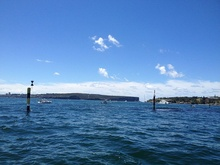
%> input picture homework0/buoys.jpg, 220 x 165 px, shrunk from 800 x 600 before the run
$ octave --eval "edgedetector;"   (GNU Octave 9; MATLAB toolbox functions it lacks are replaced by stand-ins)
%> lines starting %> are read from the running program, lines starting %| are printed output that depends on the picture
% This function calls the functions below and displays their results.
% You don't need to edit it.
function edgedetector()
    img = double(rgb2gray(imread('buoys.jpg')));
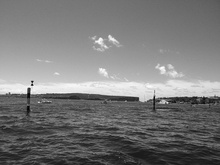
%> img: size 165x220 double; min 2, max 253, mean 121.3

    edges = DetectVerticalEdges(img);
    blurred_edges = BoxBlur(edges);
    imgblur = BoxBlur(imread('buoys.jpg'));

    figure('Name','Original Image')
    imshow(img, []);

    figure('Name','Edges')
    imshow(edges, []);


    figure('Name','Blurred Edges')
    imshow(blurred_edges, []);

    figure('Name', 'Blurred Image');
    imshow(imgblur, []);
end


% Returns a matrix containing the horizontal component of the gradient at every
% image location.
function edges = DetectVerticalEdges(img)
    % MATLAB images use matrix indices, so the order is (y,x), and the +y
    % direction is downward.
    width = size(img, 2);
%> width = 220
    height = size(img, 1);
%> height = 165

    %%%%%%%%%%%%%%%%%%%%%%%%%%%%%%%%%%%%%%%%%%%%%%%%%%%%%%%%%%%%%%%%%%%
    %%%%%%%%%% Your part (a) code here. You can accomplish part (a) with
    %%%%%%%%%% nested "for" loops, but an easier way is to use matrix
    %%%%%%%%%% indexing to make a matrix of the "left" pixels and a matrix
    %%%%%%%%%% of the "right" pixels, and subtract the two matrices.
    %%%%%%%%%% REMEMBER: left/right position is the SECOND index in MATLAB.
    edges = zeros(height, width-1);
    leftMat = img(:, 1:width-1);
    rightMat = img(:, 2:width);
    edges = rightMat - leftMat;
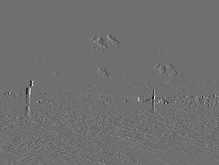
%> edges: size 165x219 double; min -153, max 196, mean -0.1; drawn with min black and max white

    %%%%%%%%%% End of your part (a) code.
end

% Applies a box blur to the input image and returns the result.
function blurred = BoxBlur(img)
    img = double(img);

    height = size(img, 1);
    width = size(img, 2);
%> width = 219
    n=5; % width of the blur
    blurred = zeros(height-(n-1),width-(n-1));
    % Loop through each pixel location in the result
    for y=1:height-(n-1)
        for x=1:width-(n-1)
            %%%%%%%%%%%%%%%%%%%%%%%%%%%%%%%%%%%%%%%%%%%%%%%%%%%%%%%
            %%%%%%% Your part (b) code here. Calculate blurred(y,x).
            temp = 0;
            for i=0:n-1
                for j=0:n-1
                    temp = temp + img(y + j, x + i);
                end
            end
            blurred(y, x) = temp;
            %%%%%%% End of part (b) code
        end
    end
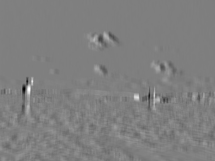
%> blurred: size 161x215 double; min -944, max 940, mean -2; drawn with min black and max white

    % Usually we'll divide at the end so that we don't make the image
    % brighter:
    blurred = blurred / n^2;
end
%> after the loop in BoxBlur (call 2), `for y=1:height-(n-1)`:
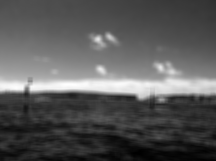
%> blurred: size 161x216 double; min 169, max 5834, mean 2140.5; drawn with min black and max white

$ run again, with homework0/flower.bmp saved as homework0/buoys.jpg
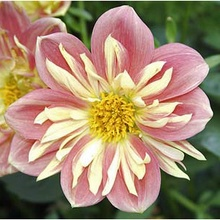
%> input picture homework0/flower.bmp, 220 x 220 px, shrunk from 300 x 300 before the run
%> after the loop in BoxBlur, `for y=1:height-(n-1)`:
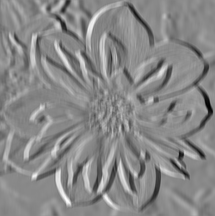
%> blurred: size 216x215 double; min -1063, max 911, mean -6.1; drawn with min black and max white
%> after the loop in BoxBlur (call 2), `for y=1:height-(n-1)`:
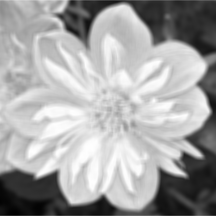
%> blurred: size 216x216 double; min 105, max 6323, mean 4102.1; drawn with min black and max white

$ run again, with homework0/gulfstream.png saved as homework0/buoys.jpg
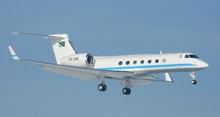
%> input picture homework0/gulfstream.png, 220 x 117 px, shrunk from 794 x 423 before the run
%> after the loop in BoxBlur, `for y=1:height-(n-1)`:
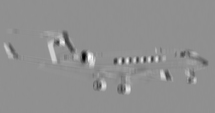
%> blurred: size 113x215 double; min -967, max 743, mean -0.4; drawn with min black and max white
%> after the loop in BoxBlur (call 2), `for y=1:height-(n-1)`:
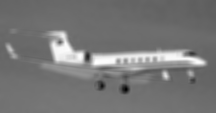
%> blurred: size 113x216 double; min 730, max 5902, mean 3148.8; drawn with min black and max white
